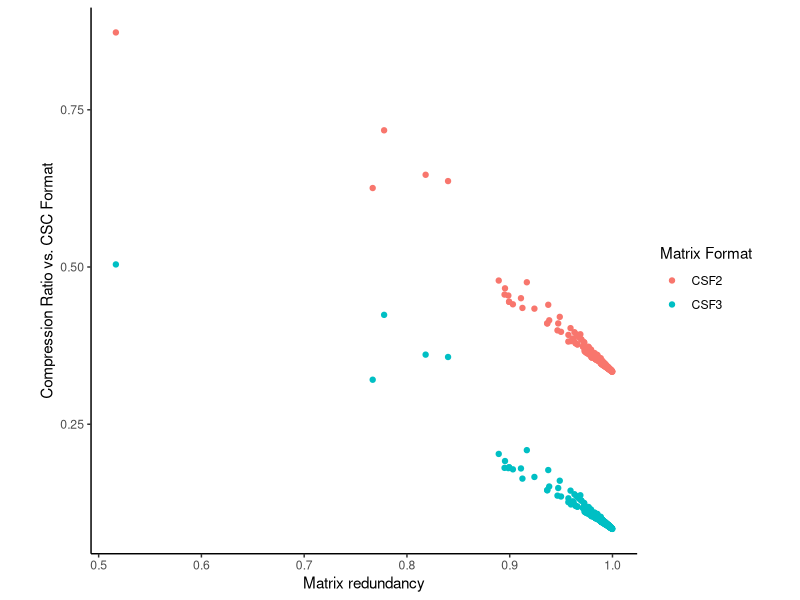
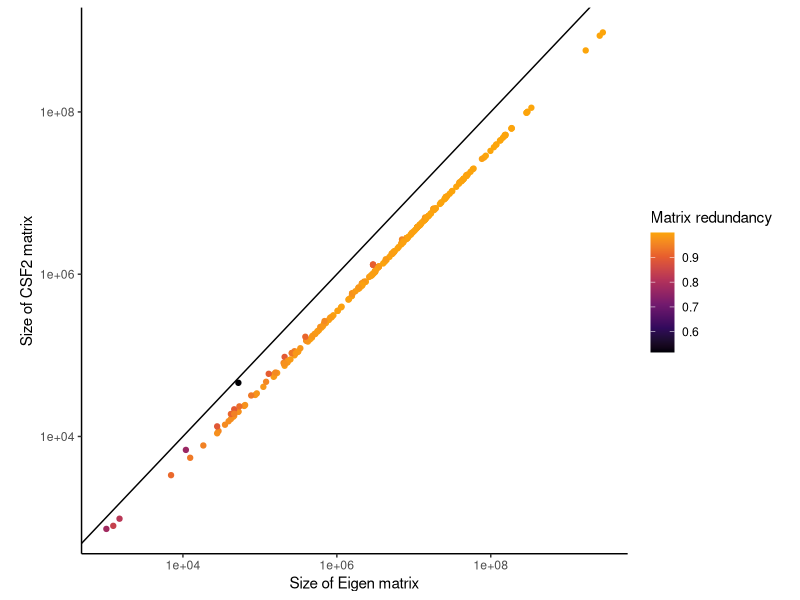
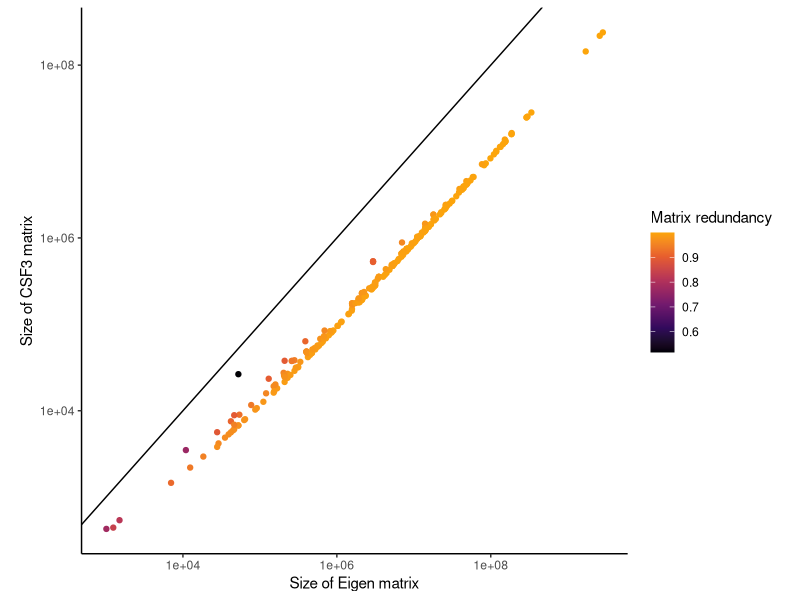
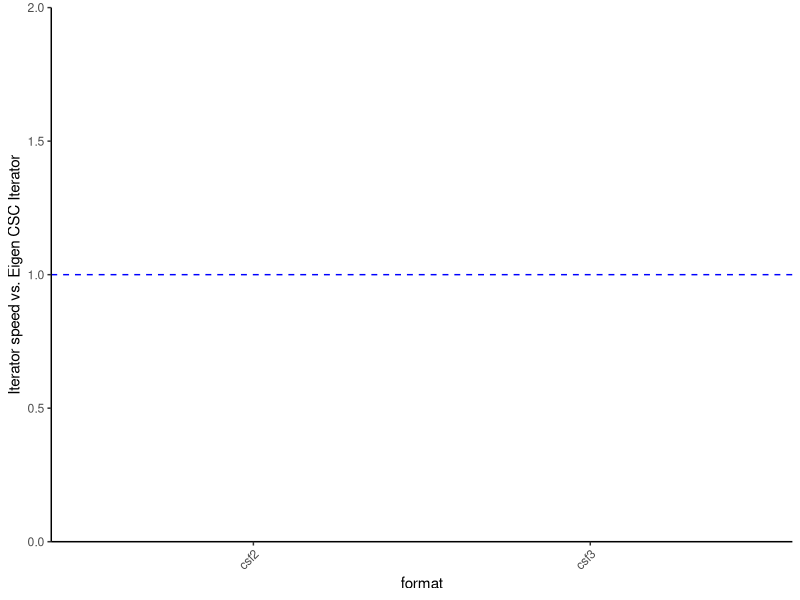

The R source for these figures, in order: (Note: this script raises an error after producing the figures.)
## ---- chunk 1
knitr::opts_chunk$set(echo = TRUE)
## ---- chunk 2
setwd("~/vscode/research/SRLE/Benchmarking")
data <- read.csv("timeData.csv") # or whatever you saved it as
#move annoying offset from reading in matrix number as rownames
colnames(data) <- c(colnames(data)[-1], "")
# delete useless column
data <- data[,-ncol(data)]
## ---- chunk 3
plot_data <- data.frame("redundancy" = data$Matrix.Redundancy, "CSF2" = data$Avg.CSF2.Memory.Usage / data$Avg.Eigen.Memory.Usage, "CSF3" = data$Avg.CSF3.Memory.Usage / data$Avg.Eigen.Memory.Usage)

plot_data <- reshape2::melt(plot_data, id.vars = "redundancy")

colnames(plot_data) <- c("redundancy", "format", "compression_ratio")

library(ggplot2)
ggplot(plot_data, aes(redundancy, compression_ratio, color = format)) + geom_point() + theme_classic() + theme(aspect.ratio = 1) + labs(x = "Matrix redundancy", y = "Compression Ratio vs. CSC Format", color = "Matrix Format")
## ---- chunk 4
plot_data <- data.frame("Eigen" = data$Avg.Eigen.Memory.Usage, "CSF2" = data$Avg.CSF2.Memory.Usage, "redundancy" = data$Matrix.Redundancy)

ggplot(plot_data, aes(Eigen, CSF2, color = redundancy)) + geom_point() + theme_classic() + theme(aspect.ratio = 1) + labs(x = "Size of Eigen matrix", y = "Size of CSF2 matrix", color = "Matrix redundancy") + scale_color_viridis_c(option = "B", end = 0.8) + scale_y_continuous(trans = "log10") + scale_x_continuous(trans = "log10") + geom_abline(slope = 1)
## ---- chunk 5
plot_data <- data.frame("Eigen" = data$Avg.Eigen.Memory.Usage, "CSF3" = data$Avg.CSF3.Memory.Usage, "redundancy" = data$Matrix.Redundancy)

ggplot(plot_data, aes(Eigen, CSF3, color = redundancy)) + geom_point() + theme_classic() + theme(aspect.ratio = 1) + labs(x = "Size of Eigen matrix", y = "Size of CSF3 matrix", color = "Matrix redundancy") + scale_color_viridis_c(option = "B", end = 0.8) + scale_y_continuous(trans = "log10") + scale_x_continuous(trans = "log10") + geom_abline(slope = 1)
## ---- chunk 6
df <- data.frame("csf2" = data$Avg.CSF2.InnerIterator.Time / data$Avg.Eigen.InnerIterator.Time, 
                 "csf3" = data$Avg.CSF3.InnerIterator.Time / data$Avg.Eigen.InnerIterator.Time)
df <- reshape2::melt(df)
colnames(df) <- c("format", "time")
ggplot(df, aes(format, time)) +  theme_classic() + scale_y_continuous(expand = c(0, 0), limits = c(0, 2)) + geom_jitter(width = 0.1, size = 0.5, color = "#a0a0a0") + geom_boxplot(outlier.size = 0) + geom_hline(yintercept = 1, linetype = "dashed", color = "blue") + labs(x = "format", y = "Iterator speed vs. Eigen CSC Iterator") + theme(axis.text.x = element_text(angle = 45, hjust = 1))


df <- reshape2::melt(df, id.vars = c("nnzpercol"))
colnames(df) <- c("nnzpercol", "format", "time")
df$time <- df$time / df$nnzpercol

ggplot(df, aes(format, time, color = factor(group))) + geom_boxplot() + theme_classic() + facet_wrap(~group) + scale_y_continuous(trans = "log10")
## ---- chunk 7
df <- data.frame("csf2" = data$Avg.CSF2.Scalar.Multiplication.Time / data$Avg.Eigen.Scalar.Multiplication.Time, 
                 "csf3" = data$Avg.CSF3.Scalar.Multiplication.Time / data$Avg.Eigen.Scalar.Multiplication.Time)
df <- reshape2::melt(df)
colnames(df) <- c("format", "time")
ggplot(df, aes(format, time)) +  theme_classic() + scale_y_continuous(expand = c(0, 0), trans = "log10") + geom_jitter(width = 0.1, size = 0.5, color = "#a0a0a0") + geom_boxplot(outlier.size = 0) + geom_hline(yintercept = 1, linetype = "dashed", color = "blue") + labs(x = "format", y = "Scalar multiplication time vs. Eigen") + theme(axis.text.x = element_text(angle = 45, hjust = 1))

ggsave("plot.png", width = 2, height = 4, units = "in", dpi = 300)
## ---- chunk 8
df <- data.frame("csf2" = data$Avg.CSF2.Vector.Multiplication.Time / data$Avg.Eigen.Vector.Multiplication.Time, 
                 "csf3" = data$Avg.CSF3.Vector.Multiplication.Time / data$Avg.Eigen.Vector.Multiplication.Time)
df <- reshape2::melt(df)
colnames(df) <- c("format", "time")
ggplot(df, aes(format, time)) +  theme_classic() + scale_y_continuous(expand = c(0, 0), limits = c(0, 5)) + geom_jitter(width = 0.1, size = 0.5, color = "#a0a0a0") + geom_boxplot(outlier.size = 0) + geom_hline(yintercept = 1, linetype = "dashed", color = "blue") + labs(x = "format", y = "Vector multiplication time vs. Eigen") + theme(axis.text.x = element_text(angle = 45, hjust = 1))

ggsave("plot.png", width = 2, height = 4, units = "in", dpi = 300)
## ---- chunk 9
df <- data.frame("csf2" = data$Avg.CSF2.Constructor.Time, 
                 "csf3" = data$Avg.CSF3.Constructor.Time,
                  "Eigen" = data$Avg.Eigen.Constructor.Time,
                  "nonzeros" = data$Matrix.Nonzeros)
ggplot(df, aes(Eigen / 1e9, csf2 / 1e9, color = nonzeros)) + geom_point() + scale_y_continuous(trans = "log10") + scale_x_continuous(trans = "log10") + theme_classic() + coord_fixed() + scale_color_viridis_c(option = "B", end = 0.9, trans = "log10") + labs(x = "Eigen (sec)", y = "CSF2 (sec)", title = "Time to construct matrix") + geom_abline(slope = 1, linetype = "dashed", color = "blue") + theme(plot.title = element_text(hjust = 0.5))

ggsave("plot.png", width = 4, height = 4, units = "in", dpi = 300)

ggplot(df, aes(csf2 / Eigen, csf3 / Eigen, color = nonzeros)) + geom_point()  + theme_classic() + scale_color_viridis_c(option = "B", end = 0.9, trans = "log10") + labs(x = "CSF2 (sec)", y = "CSF3 (sec)", title = "Time to construct matrix") + geom_abline(slope = 1, linetype = "dashed", color = "blue") + theme(plot.title = element_text(hjust = 0.5)) + scale_x_continuous(limits = c(0, 1.2)) + scale_y_continuous(limits = c(0, 1.2))
